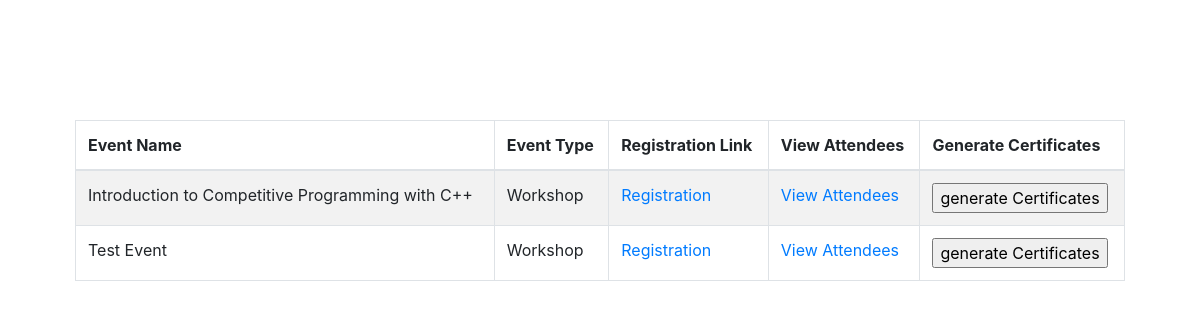
Page /event/view/ (signed in) on the earlier database version.
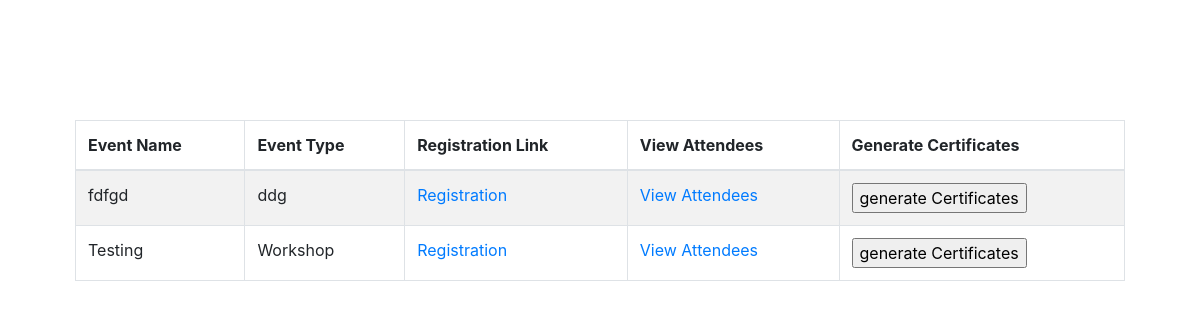
Same page on the later database version.
### records/models.py (models this page shows, shortened)
class Event(models.Model):
	event_type = models.CharField(max_length=255)
	event_name = models.CharField(max_length=255)
	event_date = models.DateField(default=datetime.now)
	event_url = models.CharField(max_length=1000, null=True, blank=True)
	attendees = models.ManyToManyField(Attendee)

### records/views.py (the view, shortened to what this page needs)
# urls.py: url(r'^event/view/$', view_events, name='view_events'),
def view_events(request):
	if not is_logged_in(request):
		return HttpResponseRedirect('/login/')
	if request.method == 'GET':
		data = Event.objects.all()
		return render(request, 'records/view.html', {'title': 'view', 'data': data})

### records/views.py (called while the page is built)
def is_logged_in(request):
	return request.user.is_authenticated

### records/templates/records/view.html (shortened to what this page needs)
{% extends "records/index.html" %}
{% block recordcontent %}
<br>
<br>
<br>
<br>
<br>
	<div class="container">
			<table class="table table-condensed table-striped table-bordered table-inverse table-hover">
			<thead class="">
				<tr>
					<th>Event Name</th>
					<th>Event Type</th>
					<th>Registration Link</th>
					<th>View Attendees</th>
					<th>Generate Certificates</th>
				</tr>
			</thead>
			<tbody>
			{% for event in data %}
				<tr>
					<td>{{event.event_name}}</td>
					<td>{{event.event_type}}</td>
					<td><a href="{{event.event_url}}" target='_blank'>Registration</a></td>
					<td><a href="{{event.event_url}}view/" target='_blank'>View Attendees</td>
					<td><form action='.' method="post">
						<input type="submit" value='generate Certificates' />
					</form></td>
				</tr>
			{% endfor %}
			</tbody>
		</table>
	</div>
{% endblock %}

Differences in the rows shown:
removed Event: event_name "Introduction to Competitive Programming with C++", event_type "Workshop"
added Event: event_name "fdfgd", event_type "ddg"
changed Event "Workshop": event_name "Test Event" → "Testing"
